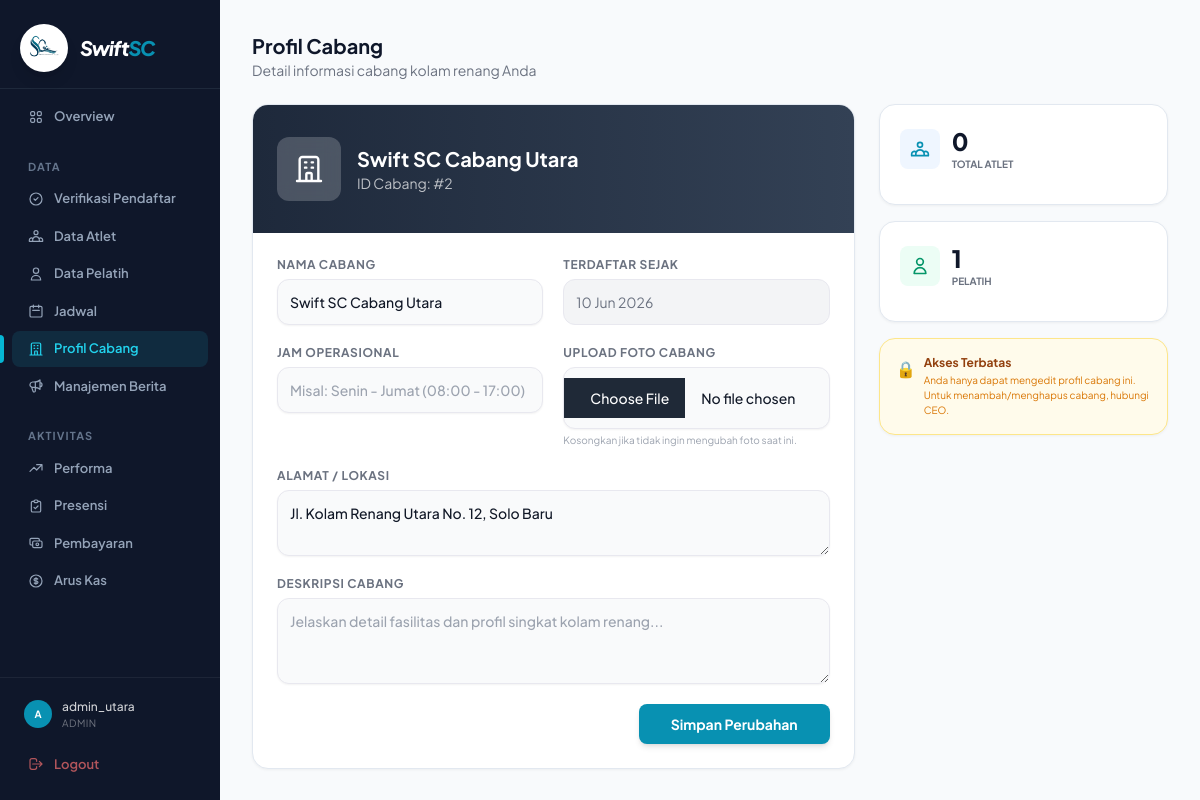
Screenshot of /admin/profil_cabang.php (signed in) with the database file from the repository.
### tables this page shows
CREATE TABLE `cabang` (
  `id` int(11) NOT NULL,
  `nama_cabang` varchar(100) NOT NULL,
  `lokasi` text NOT NULL,
  `created_at` timestamp NOT NULL DEFAULT current_timestamp()
);

### admin/profil_cabang.php (the view, shortened to what this page needs)
<?php
include '../includes/header.php';
include '../includes/sidebar.php';
include '../includes/koneksi.php';
$admin_pool_id = $_SESSION['pool_id'] ?? '';
$cabang_data = null;
$q = mysqli_query($koneksi, "SELECT * FROM cabang WHERE id='$admin_pool_id' LIMIT 1");
if($q && mysqli_num_rows($q) > 0) {
    $cabang_data = mysqli_fetch_assoc($q);
}
$total_atlet = 0;
$total_pelatih = 0;
$q_atlet = mysqli_query($koneksi, "SELECT COUNT(id) as total FROM member WHERE cabang_id='$admin_pool_id'");
if($q_atlet) $total_atlet = mysqli_fetch_assoc($q_atlet)['total'] ?? 0;
$q_pelatih = mysqli_query($koneksi, "SELECT COUNT(id) as total FROM users WHERE cabang_id='$admin_pool_id' AND role='Pelatih'");
if($q_pelatih) $total_pelatih = mysqli_fetch_assoc($q_pelatih)['total'] ?? 0;
?>
<div class="lg:ml-[220px] pt-16 lg:pt-0 min-h-screen">
    <div class="p-4 lg:p-8 page-content">
        <div class="mb-6">
            <h1 class="text-xl font-bold text-algolia-navy">Profil Cabang</h1>
            <p class="text-sm text-gray-500">Detail informasi cabang kolam renang Anda</p>
        </div>
        <?php if($cabang_data): ?>
        <div class="grid grid-cols-1 lg:grid-cols-3 gap-6">
            <div class="lg:col-span-2">
                <div class="card overflow-hidden">
                    <div class="bg-gradient-to-r from-slate-800 to-slate-700 px-6 py-8">
                        <div class="flex items-center gap-4">
                            <?php if(!empty($cabang_data['foto'])): ?>
                                <img src="../uploads/<?= htmlspecialchars($cabang_data['foto']) ?>" class="w-16 h-16 rounded-xl object-cover border-2 border-white/20">
                            <?php else: ?>
                                <div class="w-16 h-16 rounded-xl bg-white/20 backdrop-blur flex items-center justify-center">
                                    <svg class="w-8 h-8 text-white" fill="none" stroke="currentColor" viewBox="0 0 24 24"><path stroke-linecap="round" stroke-linejoin="round" stroke-width="1.8" d="M19 21V5a2 2 0 00-2-2H7a2 2 0 00-2 2v16m14 0h2m-2 0h-5m-9 0H3m2 0h5M9 7h1m-1 4h1m4-4h1m-1 4h1m-5 10v-5a1 1 0 011-1h2a1 1 0 011 1v5m-4 0h4"></path></svg>
                                </div>
                            <?php endif; ?>
                            <div>
                                <h2 class="text-xl font-bold text-white"><?= htmlspecialchars($cabang_data['nama_cabang']) ?></h2>
                                <p class="text-sm text-white/70">ID Cabang: #<?= $cabang_data['id'] ?></p>
                            </div>
                        </div>
                    </div>
                    <form action="proses_profil_cabang.php" method="POST" enctype="multipart/form-data" class="p-6">
                        <div class="grid grid-cols-1 md:grid-cols-2 gap-5">
                            <div>
                                <label class="block text-xs font-bold text-gray-500 uppercase tracking-wider mb-1.5">Nama Cabang</label>
                                <input type="text" name="nama_cabang" value="<?= htmlspecialchars($cabang_data['nama_cabang']) ?>" class="bg-gray-50 border border-[#E8E8EF] text-gray-900 text-sm font-medium rounded-xl focus:ring-algolia-blue focus:border-algolia-blue block w-full p-3 shadow-sm transition-all" required>
                            </div>
                            <div>
                                <label class="block text-xs font-bold text-gray-500 uppercase tracking-wider mb-1.5">Terdaftar Sejak</label>
                                <input type="text" value="<?= date('d M Y', strtotime($cabang_data['created_at'] ?? 'now')) ?>" class="bg-gray-100 border border-[#E8E8EF] text-gray-500 text-sm rounded-xl block w-full p-3 cursor-not-allowed" disabled>
                            </div>
                        </div>
                        <div class="mt-5 grid grid-cols-1 md:grid-cols-2 gap-5">
                            <div>
                                <label class="block text-xs font-bold text-gray-500 uppercase tracking-wider mb-1.5">Jam Operasional</label>
                                <input type="text" name="jam_operasional" value="<?= htmlspecialchars($cabang_data['jam_operasional'] ?? '') ?>" placeholder="Misal: Senin - Jumat (08:00 - 17:00)" class="bg-gray-50 border border-[#E8E8EF] text-gray-900 text-sm font-medium rounded-xl focus:ring-algolia-blue focus:border-algolia-blue block w-full p-3 shadow-sm transition-all" required>
                            </div>
                            <div>
                                <label class="block text-xs font-bold text-gray-500 uppercase tracking-wider mb-1.5">Upload Foto Cabang</label>
                                <input type="file" name="foto" accept="image/*" class="bg-gray-50 border border-[#E8E8EF] text-gray-900 text-sm font-medium rounded-xl focus:ring-algolia-blue focus:border-algolia-blue block w-full p-2.5 shadow-sm transition-all">
                                <p class="text-[10px] text-gray-400 mt-1">Kosongkan jika tidak ingin mengubah foto saat ini.</p>
                            </div>
                        </div>
                        <div class="mt-5">
                            <label class="block text-xs font-bold text-gray-500 uppercase tracking-wider mb-1.5">Alamat / Lokasi</label>
                            <textarea name="lokasi" rows="2" class="bg-gray-50 border border-[#E8E8EF] text-gray-900 text-sm font-medium rounded-xl focus:ring-algolia-blue focus:border-algolia-blue block w-full p-3 shadow-sm transition-all" required><?= htmlspecialchars($cabang_data['lokasi']) ?></textarea>
                        </div>
                        <div class="mt-5">
                            <label class="block text-xs font-bold text-gray-500 uppercase tracking-wider mb-1.5">Deskripsi Cabang</label>
                            <textarea name="deskripsi" rows="3" placeholder="Jelaskan detail fasilitas dan profil singkat kolam renang..." class="bg-gray-50 border border-[#E8E8EF] text-gray-900 text-sm font-medium rounded-xl focus:ring-algolia-blue focus:border-algolia-blue block w-full p-3 shadow-sm transition-all" required><?= htmlspecialchars($cabang_data['deskripsi'] ?? '') ?></textarea>
                        </div>
                        <div class="mt-5 flex justify-end">
                            <button type="submit" name="update_profil" class="bg-algolia-blue hover:bg-algolia-darkblue text-white font-bold py-2.5 px-8 rounded-lg shadow-md transition-all text-sm">
                                Simpan Perubahan
                            </button>
                        </div>
                    </form>
                </div>
            </div>
            <div class="space-y-4">
                <div class="card p-5">
                    <div class="flex items-center gap-3 mb-3">
                        <div class="w-10 h-10 rounded-lg bg-blue-50 flex items-center justify-center">
                        </div>
                        <div>
                            <p class="text-2xl font-black text-algolia-navy"><?= $total_atlet ?></p>
                            <p class="text-[10px] text-gray-500 uppercase font-bold">Total Atlet</p>
                        </div>
                    </div>
                </div>
                <div class="card p-5">
                    <div class="flex items-center gap-3 mb-3">
                        <div class="w-10 h-10 rounded-lg bg-emerald-50 flex items-center justify-center">
                            <svg class="w-5 h-5 text-emerald-600" fill="none" stroke="currentColor" viewBox="0 0 24 24"><path stroke-linecap="round" stroke-linejoin="round" stroke-width="2" d="M16 7a4 4 0 11-8 0 4 4 0 018 0zM12 14a7 7 0 00-7 7h14a7 7 0 00-7-7z"></path></svg>
                        </div>
                        <div>
                            <p class="text-2xl font-black text-algolia-navy"><?= $total_pelatih ?></p>
                            <p class="text-[10px] text-gray-500 uppercase font-bold">Pelatih</p>
                        </div>
                    </div>
                </div>
                <div class="card p-4 bg-amber-50 border-amber-200">
                    <div class="flex items-start gap-2">
                        <span class="text-amber-500 mt-0.5">🔒</span>
                        <div>
                            <p class="text-xs font-bold text-amber-800">Akses Terbatas</p>
                            <p class="text-[10px] text-amber-600 mt-0.5">Anda hanya dapat mengedit profil cabang ini. Untuk menambah/menghapus cabang, hubungi CEO.</p>
                        </div>
                    </div>
                </div>
            </div>
        </div>
        <?php else: ?>
        <div class="card p-10 text-center">
            <p class="text-gray-400">Data cabang tidak ditemukan.</p>
        </div>
        <?php endif; ?>
    </div>
</div>
<?php include '../includes/footer.php'; ?>

### includes/header.php (style rules this page uses)
body { font-family: 'Plus Jakarta Sans', sans-serif; background: #f8fafc; color: #0f172a; }
.card { background: #FFFFFF; border: 1px solid #e2e8f0; border-radius: 1rem; box-shadow: 0 1px 3px 0 rgba(0, 0, 0, 0.05); }
button, .btn, a.badge { border-radius: 0.5rem !important; }
.page-content { animation: fadeUp 0.3s ease-out; }

### rows the page displays
cabang: nama_cabang "Swift SC Cabang Utara", id "2", created_at "10 Jun 2026", lokasi "Jl. Kolam Renang Utara No. 12, Solo Baru"

### other values shown
substr($nama, 0, 1) "A"
$nama "admin_utara"
$role "ADMIN"
$total_atlet "0"
$total_pelatih "1"
